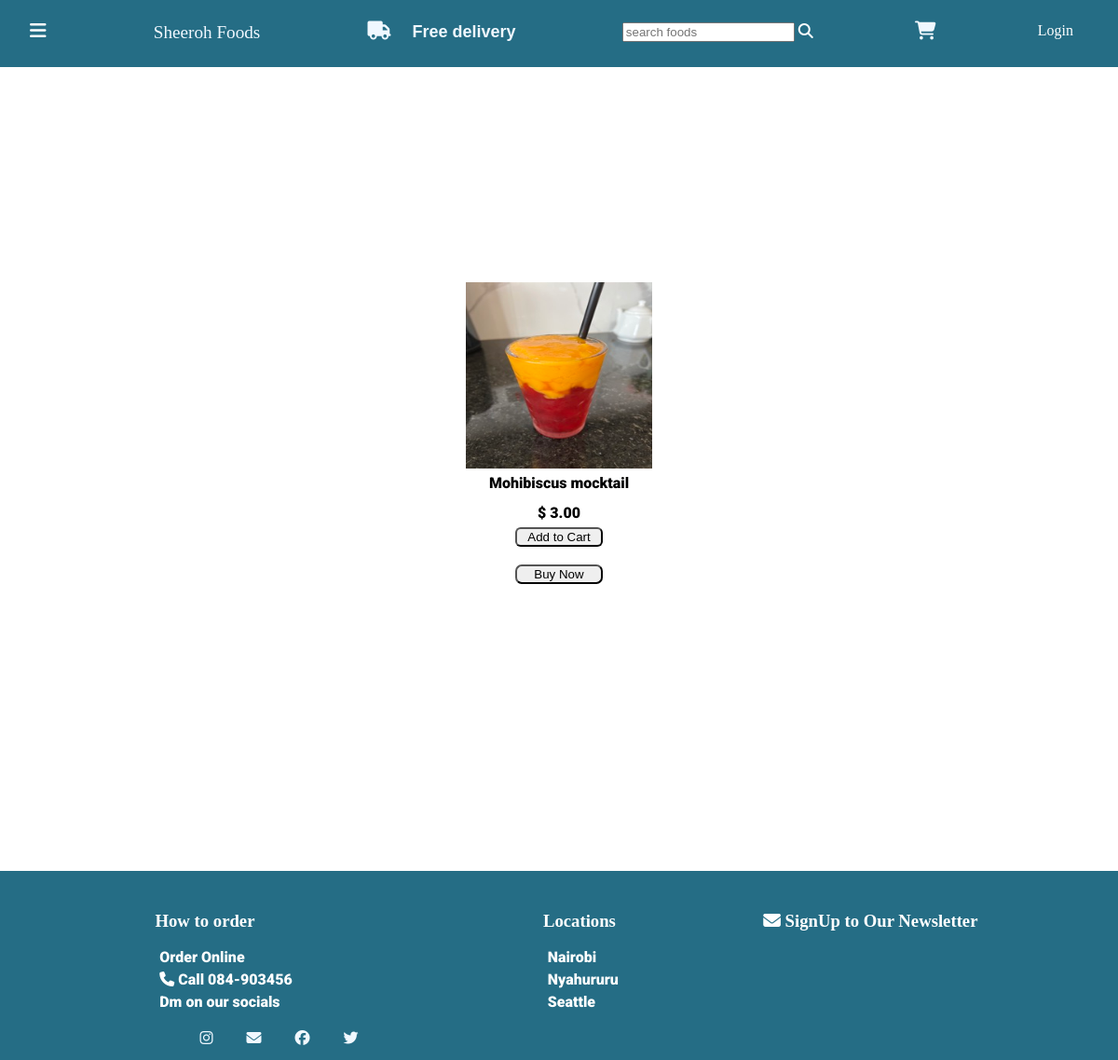
/product_details?product_serial_no=12, run on an earlier commit of the app's database.
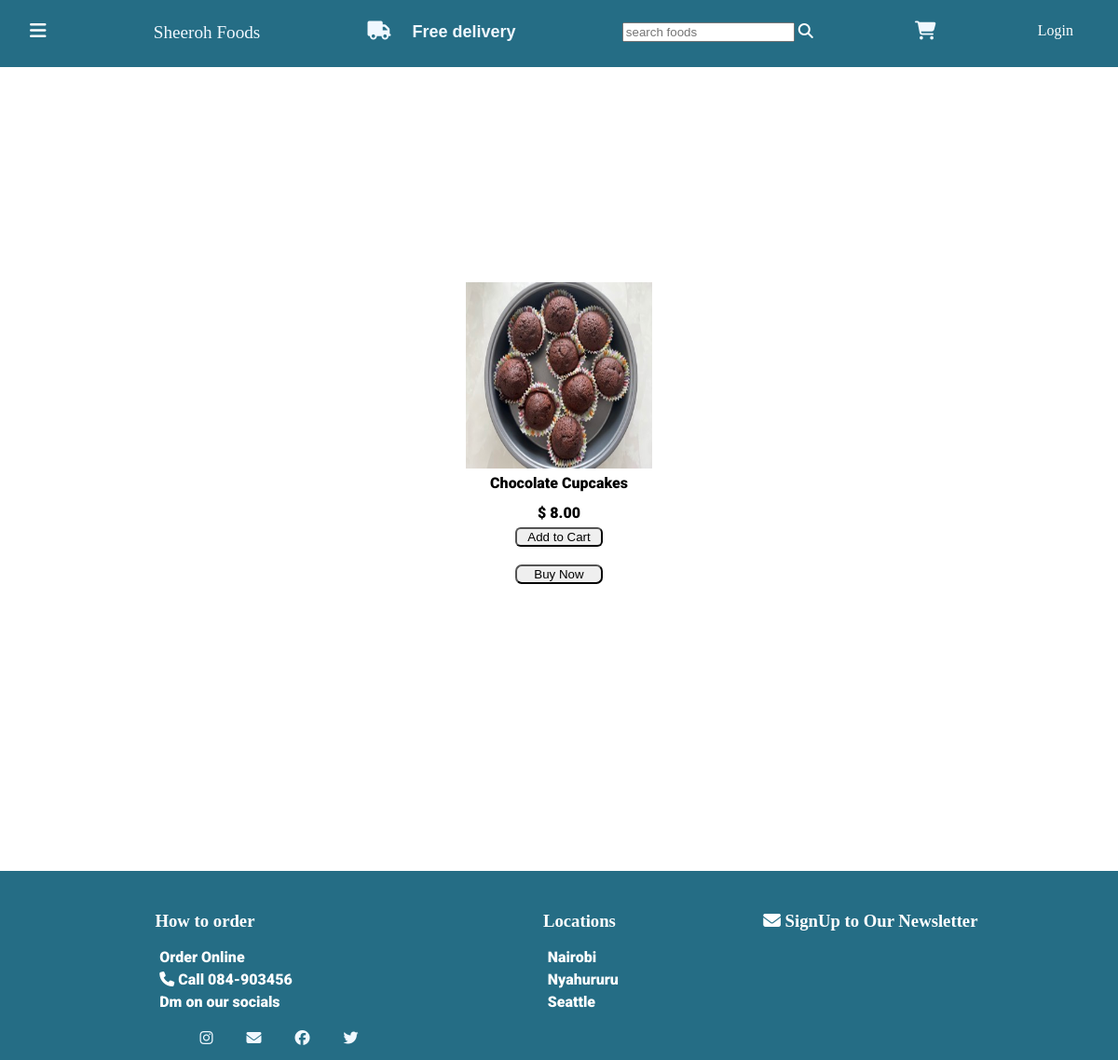
And on a later commit of the database.
### nav/models.py (models this page shows, shortened)
class Product(models.Model):
   date = models.DateField()
   product_name = models.CharField(max_length = 100)
   product_serial_no = models.BigAutoField(primary_key=True)
   opening_balance = models.IntegerField(blank = True)
   closing_balance = models.IntegerField(blank = True)
   sales = models.IntegerField(blank = True)
   product_buying_price = models.DecimalField(max_digits =100, decimal_places=2)
   product_selling_price = models.DecimalField(max_digits =100, decimal_places=2)
   sales_tax = models.FloatField(max_length =20)
   sale_discount = models.FloatField(blank = True)
   photo = models.ImageField(upload_to='images/')

### nav/views.py (the view)
# urls.py: path("product_details", views.product_details, name="product_details"),
def product_details(request):
    product_id = request.GET['product_serial_no'] #gets the id of the item from the users request.
    try:
        item = Product.objects.get(product_serial_no =product_id)
        template = loader.get_template("product_details.html")
    except Exception as e:
        item = None
        context = {
            "error":e
        }
        template = loader.get_template("exception.html")
    context = {
        "prod_sn": product_id,
        "food": item,
    }
    return HttpResponse(template.render(context, request))

### nav/templates/product_details.html (shortened to what this page needs)
{% extends "base.html" %}
{% load static %}
            {% block splice %}
                <div class="menu_display">
                    <img src="{{food.photo.url}}" width="200px" height="200px"/>
                    <p>{{food.product_name}}</p>
                    <p>$ {{food.product_selling_price}}</p>
                    <button class="pick_add_to_cart">Add to Cart</button> <br>
                    <button class="buy_now">Buy Now</button>
                </div>
            {% endblock %}

### templates/base.html (shortened to what this page needs)
{% load static %}
<!DOCTYPE html>
<html>
<head>
  <link rel="stylesheet" href="{% static 'base.css' %}">
  <link rel="stylesheet" href="https://cdnjs.cloudflare.com/ajax/libs/OwlCarousel2/2.3.4/assets/owl.carousel.min.css" />
  <link rel="stylesheet" href="https://cdnjs.cloudflare.com/ajax/libs/OwlCarousel2/2.3.4/assets/owl.theme.default.min.css" />
  <div class="top_bar">
  <div class="toggle_bars">
    <i class="fa-solid fa-bars fa-lg" class="topbar_items" id="toggle_bars"></i>
  </div>
    <a href="/">
      <span class="sheeroh_foods" class="topbar_items">Sheeroh Foods</span>
    </a>
    <a href="/client_checkout">
      <i class="fa-solid fa-truck fa-lg" class="topbar_items" style="color: aliceblue;"><span class="free_delivery">Free delivery</span></i>
    </a>
    <span class="search_container">
      <form id="search_form" action="{% url 'search'%}">
        <input placeholder="search foods" id="search_bar" name="q"></input>
        <i id= "submiticon" class="fa-solid fa-magnifying-glass" onclick="document.getElementById('submitButton').click();"></i>
      </form>
    </span>
    {% block cart %}
      {% if user.is_authenticated %}
        <span class="cart_container">
          <a href="{% url 'view_cart_items' %}">
            <i class="fa-solid fa-cart-shopping fa-lg" class="topbar_items" style="color: aliceblue;"><span class="cart-count">{{no_of_items_in_cart}}</span>
            </i>
          </a>
        </span>
      {% else %}
        <span class="cart_container">
          <a href="view_cart_items">
            <i class="fa-solid fa-cart-shopping fa-lg" class="topbar_items" style="color: aliceblue;"></i>
          </a>
        </span>
        {% endif %}
    {% endblock%}
  {% block authentication %}
    {% if user.is_authenticated %}
    <span>
      <i class="fa fa-user fa-lg" aria-hidden="true" class="topbar_items">
      </i>
      <span>{{ user.username}} </span>
    </span>
      <form action="{% url 'logout' %}" method="post">
          {% csrf_token %}
        <button type="submit" class="topbar_items" id="logout_button">Log Out</button>
      </form>
    {% else %}
       <a href="{% url 'login' %}" class="login_link">Login</a>
     {% endif %}
  {% endblock %}
</div>
</head>
<body>
  <main>
    <div class="splice_cover">
      {% block splice%}{% endblock %}
    </div>
    <div class="main_menu">
    </div>
  </main>
  <div class="footer">
    {% block btfooter%}
        <div class="ways_to_order">
          <h3>How to order</h3>
            <p>Order Online</p>
            <p><i class="fa-solid fa-phone"></i> Call 084-903456</p>
            <p>Dm on our socials</p>
            <span class="social_icons">
              <a href="https://www.instagram.com/sheerohnjuguna_anatolyvech/">
                <i class="fa-brands fa-instagram" style="margin: 1em 1em; color: aliceblue;"  ></i>
              </a>
              <a href="https://www.google.com/gmail/about/">
                <i class="fa-solid fa-envelope" style="margin: 1em 1em; color: aliceblue;"></i>
              </a>
              <a href="https://web.facebook.com/mary.wanjiru.3766/?_rdc=1&_rdr">
                <i class="fa-brands fa-facebook" style="margin: 1em 1em; color: aliceblue;"></i>
              </a>
              <a href="https://twitter.com/SheerohNjuguna">
                <i class="fa-brands fa-twitter" style="margin: 1em 1em; color: aliceblue; "></i>
              </a>
            </span>
        </div>
        <div class="locations">
          <h3>Locations</h3>
          <p>Nairobi</p>
          <p>Nyahururu</p>
          <p>Seattle</p>
        </div>
        <div class="Newsletter">
          <h3><i class="fa-solid fa-envelope"></i> SignUp to Our Newsletter</h3>
        </div>
    {% endblock %}
    </div>
</body>
</html>

### static/base.css (style rules this page uses)
body { margin: 0; padding: 0; display: flex; flex-direction: column; min-height: 100vh; }
P { color: black; font-family: "Roboto", sans-serif; font-weight: 900; font-style: normal; margin: 0.4em; }
a { text-decoration: none; }
.footer p { color: white; font-family: "Roboto", sans-serif; font-weight: 900; font-style: normal; margin: 0.3em; }
.top_bar { color: white; background-color: #256D85; width: 100vw; height: 7%; display: flex; flex-direction: row; margin: 0; vertical-align: middle; padding-top: 2%; align-content: space-between; justify-content: space-between; flex-wrap: wrap; }
.main_menu { color: white; width: 100%; display: flex; flex-direction: row; flex-wrap: wrap; margin: 0; vertical-align: middle; padding-top: 2%; align-content: space-between; justify-content: space-evenly; }
.footer { background-color: #256D85; color: white; width: 100%; display: flex; flex-direction: row; margin: 0; vertical-align: middle; padding-top: 2%; justify-content: space-evenly; }
.ways_to_order { margin-left: 1em; }
.social_icons { margin: 2em 2em; }
.pick_add_to_cart { margin-bottom: 0.1em; width: 7em; border-radius: 0.438em; }
.menu_display { display: flex; justify-content: center; align-items: center; height: 100vh; flex-direction: column; }
.sheeroh_foods { color: aliceblue; border: 0.313em solid transparent; font-size: larger; }
.free_delivery { color: aliceblue; border: 0.313em solid transparent; font-size: large; font-family: sans-serif; margin-left: 1em; }
.cart_container { position: relative; }
.buy_now { margin-bottom: 4em; width: 7em; border-radius: 7px; }
input { margin-bottom: 2em; }
.login_link { color: white; margin-right: 3em; }
main { flex: 1; padding: 1.25em; }
.toggle_bars { margin-left: 2em; }

What changed in the data, as far as the page shows it:
changed Product: photo: a different picture; product_name "Mohibiscus mocktail" → "Chocolate Cupcakes"; product_selling_price "3.00" → "8.00"
